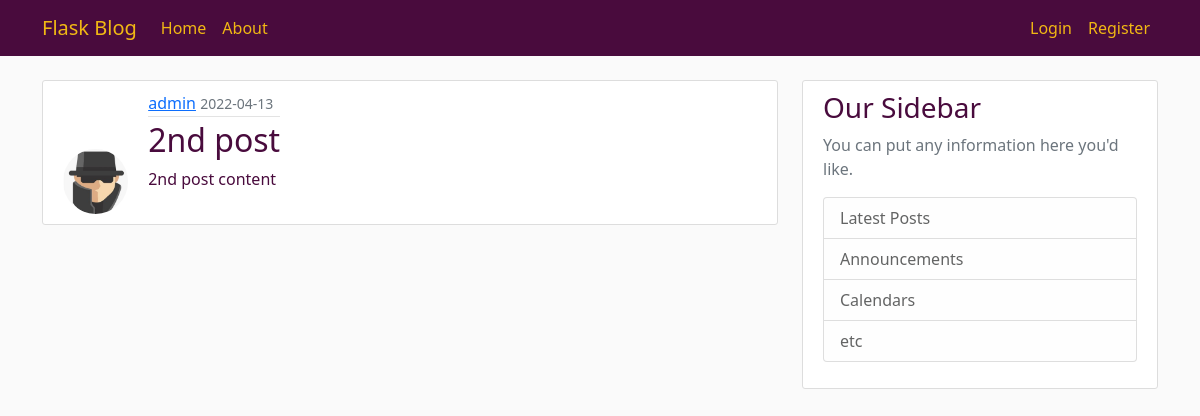
The page /post/2 on the database as committed earlier.
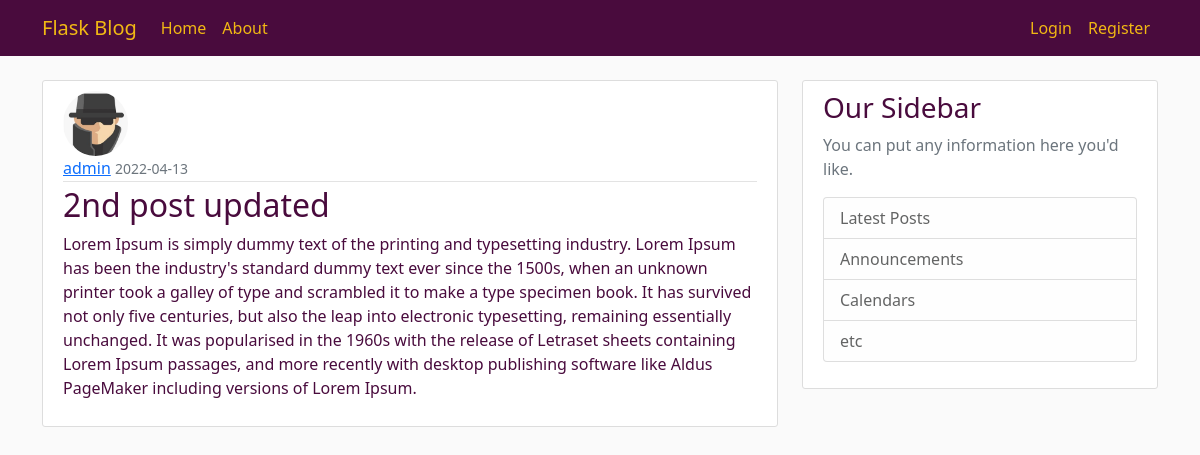
The same page on the database as committed later.
### flaskblog/models.py (models this page shows, shortened)
class Post(db.Model):
    id = db.Column(db.Integer, primary_key=True)
    title = db.Column(db.String(100), nullable=False)
    date_posted = db.Column(db.DateTime, nullable=False, default=datetime.utcnow)
    content = db.Column(db.Text, nullable=False)
    user_id = db.Column(db.Integer, db.ForeignKey('user.id'), nullable=False)

### flaskblog/posts/routes.py (the view)
@posts.route("/post/<int:post_id>", methods=['GET', 'POST'])
def post(post_id):
    post = Post.query.get_or_404(post_id)
    return render_template('post.html', title=post.title, post=post)

### flaskblog/templates/post.html (shortened to what this page needs)
{% extends "layout.html" %}
{% block content %}
<article class="media content-section">
    <img class="rounded-circle article-img"
         src="{{ url_for('static', filename='profile_pics/' + post.author.image_file) }}">
    <div class="media-body">
        <div class="article-metadata">
            <a class="mr-2" href="{{ url_for('users.user_posts', username=post.author.username) }}">{{ post.author.username }}</a>
            <small class="text-muted">{{ post.date_posted.strftime('%Y-%m-%d') }}</small>
        </div>
        <h2 class="article-title">{{ post.title }}</h2>
        <p class="article-content">{{ post.content }}</p>
    </div>
</article>
{% endblock content%}

Rows that differ between the two databases and show on the page:
changed Post: title "2nd post" → "2nd post updated"; content "2nd post content" → "Lorem Ipsum is simply dummy text of the printing and typesetting industry. Lorem Ipsum has been the industry's standard dummy text ever since the 1500s, when an unknown printer took a galley of type and scrambled it to make a type specimen book. It has survived not only five centuries, but also the leap into electronic typesetting, remaining essentially unchanged. It was popularised in the 1960s with the release of Letraset sheets containing Lorem Ipsum passages, and more recently with desktop publishing software like Aldus PageMaker including versions of Lorem Ipsum."
